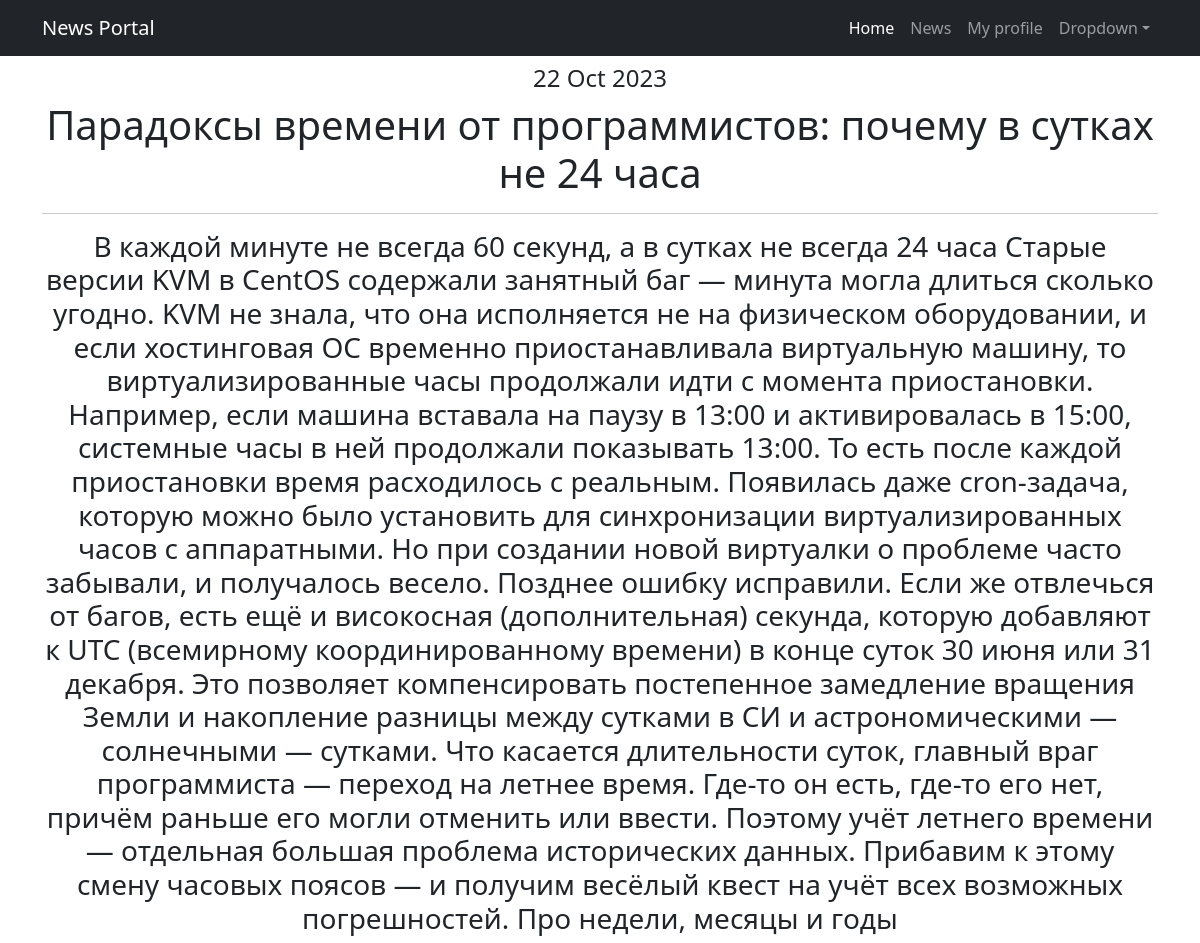
Screenshot of /News/20 (signed in) with the database file from the repository.
### NewsPortal/models.py (models this page shows, shortened)
class Post(models.Model):
    POSITIONS = [
        ('New', 'Новость'),
        ('Art', 'Статья')
    ]
    author = models.ForeignKey(Author, on_delete=models.CASCADE)  # id создателя статьи/новости
    choi_public = models.CharField(max_length=3,
                                   choices=POSITIONS,
                                   default='Art')
    time_create = models.DateTimeField(auto_now_add=True)  # дата и время создания статьи/новости
    cat = models.ManyToManyField(Category, through=PostCategory)  # cat имеет связь с Category через PostCategory
    title = models.CharField(max_length=255)  # заголовок статьи/новости
    content = models.TextField(blank=True)  # содержание статьи/новости
    _rating = models.IntegerField(default=0, db_column='rating')  # рейтинг статьи/новости

### NewsPortal/views.py (the view)
# urls.py: path('<int:pk>', NewsDetail.as_view(), name='news_detail'),
class NewsDetail(LoginRequiredMixin, DetailView):
    model = Post
    template_name = 'NewsDet.html'
    context_object_name = 'new1'

### NewsPortal/templatetags/custom_filters.py (called while the page is built)
@register.filter()
def censor(value):
   n = 0
   try:
      inSwordList = value.split()
      for sword_ in inSwordList:
         if sword_.lower() in RestrSwords:
            inSwordList[n] = sword_.replace(sword_[1:], '*' * len(sword_[1:]))
         n += 1
   except Exception as e:
      return f'Объект не является строкой!:\n{e}'
   return ' '.join(inSwordList)

### templates/NewsDet.html (shortened to what this page needs)
{% extends 'flatpages/default.html' %}
{% load custom_filters %}
{% block content %}
<h4>{{ new1.time_create|date:'d M Y' }}</h4>
<h1>{{ new1.title|censor }}</h1>
    <hr>
<h3>{{ new1.content|censor }}</h3>
{% endblock content %}

### rows the page displays
Post: time_create "22 Oct 2023", title|censor "Парадоксы времени от программистов: почему в сутках не 24 часа", content|censor "В каждой минуте не всегда 60 секунд, а в сутках не всегда 24 часа Старые версии KVM в CentOS содержали занятный баг — минута могла длиться сколько угодно. KVM не знала, что она исполняется не на физическом оборудовании, и если хостинговая ОС временно приостанавливала виртуальную машину, то виртуализированные часы продолжали идти с момента приостановки. Например, если машина вставала на паузу в 13:00 и активировалась в 15:00, системные часы в ней продолжали показывать 13:00. То есть после каждой приостановки время расходилось с реальным. Появилась даже cron-задача, которую можно было установить для синхронизации виртуализированных часов с аппаратными. Но при создании новой виртуалки о…"
